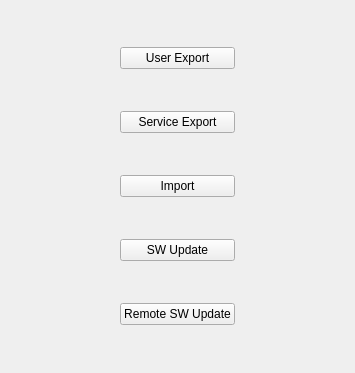
<?xml version="1.0" encoding="UTF-8"?>
<ui version="4.0">
 <class>Settings::CDataManagementWidget</class>
 <widget class="QWidget" name="Settings::CDataManagementWidget">
  <property name="geometry">
   <rect>
    <x>0</x>
    <y>0</y>
    <width>355</width>
    <height>373</height>
   </rect>
  </property>
  <property name="windowTitle">
   <string>Form</string>
  </property>
  <layout class="QGridLayout" name="gridLayout">
   <item row="0" column="0">
    <spacer name="horizontalSpacer_7">
     <property name="orientation">
      <enum>Qt::Horizontal</enum>
     </property>
     <property name="sizeHint" stdset="0">
      <size>
       <width>84</width>
       <height>20</height>
      </size>
     </property>
    </spacer>
   </item>
   <item row="0" column="1">
    <widget class="QPushButton" name="saveusbButton">
     <property name="focusPolicy">
      <enum>Qt::NoFocus</enum>
     </property>
     <property name="text">
      <string>User Export</string>
     </property>
    </widget>
   </item>
   <item row="0" column="2">
    <spacer name="horizontalSpacer_6">
     <property name="orientation">
      <enum>Qt::Horizontal</enum>
     </property>
     <property name="sizeHint" stdset="0">
      <size>
       <width>85</width>
       <height>20</height>
      </size>
     </property>
    </spacer>
   </item>
   <item row="1" column="0">
    <spacer name="horizontalSpacer_8">
     <property name="orientation">
      <enum>Qt::Horizontal</enum>
     </property>
     <property name="sizeHint" stdset="0">
      <size>
       <width>84</width>
       <height>20</height>
      </size>
     </property>
    </spacer>
   </item>
   <item row="1" column="1">
    <widget class="QPushButton" name="serviceExportButton">
     <property name="text">
      <string>Service Export</string>
     </property>
    </widget>
   </item>
   <item row="1" column="2">
    <spacer name="horizontalSpacer_5">
     <property name="orientation">
      <enum>Qt::Horizontal</enum>
     </property>
     <property name="sizeHint" stdset="0">
      <size>
       <width>85</width>
       <height>20</height>
      </size>
     </property>
    </spacer>
   </item>
   <item row="2" column="0">
    <spacer name="horizontalSpacer_9">
     <property name="orientation">
      <enum>Qt::Horizontal</enum>
     </property>
     <property name="sizeHint" stdset="0">
      <size>
       <width>84</width>
       <height>20</height>
      </size>
     </property>
    </spacer>
   </item>
   <item row="2" column="1">
    <widget class="QPushButton" name="importButton">
     <property name="focusPolicy">
      <enum>Qt::NoFocus</enum>
     </property>
     <property name="text">
      <string>Import</string>
     </property>
    </widget>
   </item>
   <item row="2" column="2">
    <spacer name="horizontalSpacer_4">
     <property name="orientation">
      <enum>Qt::Horizontal</enum>
     </property>
     <property name="sizeHint" stdset="0">
      <size>
       <width>85</width>
       <height>20</height>
      </size>
     </property>
    </spacer>
   </item>
   <item row="3" column="0">
    <spacer name="horizontalSpacer_10">
     <property name="orientation">
      <enum>Qt::Horizontal</enum>
     </property>
     <property name="sizeHint" stdset="0">
      <size>
       <width>84</width>
       <height>20</height>
      </size>
     </property>
    </spacer>
   </item>
   <item row="3" column="1">
    <widget class="QPushButton" name="SWUpdateButton">
     <property name="focusPolicy">
      <enum>Qt::NoFocus</enum>
     </property>
     <property name="text">
      <string>SW Update</string>
     </property>
    </widget>
   </item>
   <item row="3" column="2">
    <spacer name="horizontalSpacer_11">
     <property name="orientation">
      <enum>Qt::Horizontal</enum>
     </property>
     <property name="sizeHint" stdset="0">
      <size>
       <width>85</width>
       <height>20</height>
      </size>
     </property>
    </spacer>
   </item>
   <item row="4" column="0">
    <spacer name="horizontalSpacer_12">
     <property name="orientation">
      <enum>Qt::Horizontal</enum>
     </property>
     <property name="sizeHint" stdset="0">
      <size>
       <width>84</width>
       <height>20</height>
      </size>
     </property>
    </spacer>
   </item>
   <item row="4" column="1">
    <widget class="QPushButton" name="RemoteSWUpdateButton">
     <property name="focusPolicy">
      <enum>Qt::NoFocus</enum>
     </property>
     <property name="text">
      <string>Remote SW Update</string>
     </property>
    </widget>
   </item>
   <item row="4" column="2">
    <spacer name="horizontalSpacer_13">
     <property name="orientation">
      <enum>Qt::Horizontal</enum>
     </property>
     <property name="sizeHint" stdset="0">
      <size>
       <width>85</width>
       <height>20</height>
      </size>
     </property>
    </spacer>
   </item>
  </layout>
 </widget>
 <resources/>
 <connections/>
</ui>
